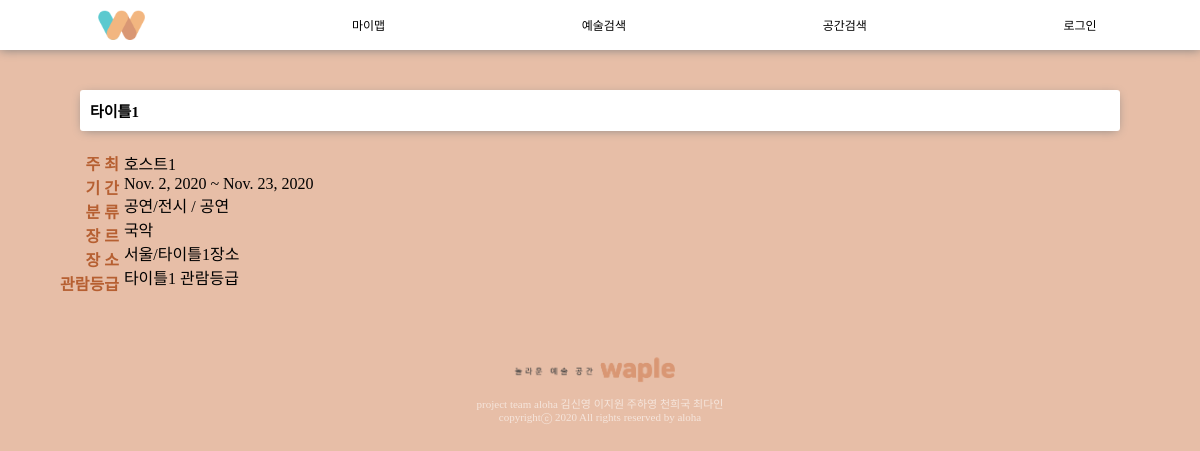
Screenshot of /subapp/detail/1 with the database file from the repository.
### subapp/models.py (models this page shows, shortened)
class PerformanceDB(models.Model):
    artinfo = models.ForeignKey(
        ArtInfoDB, on_delete=models.CASCADE, related_name='performance')
    cl = models.CharField(max_length=10) #소분류
    genre = models.CharField(max_length=10)
    place = models.CharField(max_length=30)
    Vrate = models.CharField(max_length=50, null=True) #관람등급 view rate

class ArtInfoDB(models.Model):
    title = models.CharField(max_length=30)
    host = models.CharField(max_length=30)
    region = models.CharField(max_length=10)
    category = models.CharField(max_length=10)
    start_date = models.DateField(null=True, auto_now=False, auto_now_add=False)
    end_date = models.DateField(null=True, auto_now=False, auto_now_add=False)

### subapp/views.py (the view)
# urls.py: path('detail/<int:content_pk>', views.detail, name='detail'),
def detail(request, content_pk):
    context={}
    Aitem = None
    Bitem = None
    contentt = ArtInfoDB.objects.get(pk = content_pk)
    if contentt.category == '공연/전시' :
        Aitem = PerformanceDB.objects.get(artinfo_id=content_pk)
    elif contentt.category == '축제/행사':
        Bitem = FestivalDB.objects.get(artinfo_id=content_pk)
    else : #'미술작품/건축물'
        item = ArtWorkDB.objects.get(artinfo_id=content_pk)
    context['Aitem'] = Aitem
    context['Bitem'] = Bitem
    return render(request, 'subapp/detail.html', context)

### subapp/templates/subapp/detail.html (shortened to what this page needs)
{% extends 'base.html' %}
{% load static %}
{% block style %}
    <link rel="stylesheet" href="{% static 'subapp/detail.css' %}" type='text/css'>
{% endblock %}
{% block content %}
    <div id='contents'>
        {% if Aitem  %}
        <div id='place'>
            <h4> {{ Aitem.artinfo.title }} </h4>
        </div>
        <div id='container1'>
            <div id='container2'>
                주 최<br>
                기 간<br>
                분 류<br>
                장 르<br>
                장 소<br>
                관람등급<br>
            </div>
            <div id='container3'>
                {{ Aitem.artinfo.host }} <br>
                {{ Aitem.artinfo.start_date }} ~ {{ Aitem.artinfo.end_date }} <br>
                {{Aitem.artinfo.category}} / {{ Aitem.cl }} <br>
                {{ Aitem.genre }} <br>
                {{Aitem.artinfo.region}}/{{ Aitem.place }} <br>
                {{Aitem.Vrate}} <br>
            </div>
        </div>
        {% endif %}
    </div>
{% endblock %}

### static/base.css (style rules this page uses)
body { margin: 0px; background-color: rgb(231, 190, 167); font-family: 'SCDream'; }

### subapp/static/subapp/detail.css (style rules this page uses)
h4 { margin: 0%; }
#place { width: 85%; background-color: white; margin-left: auto; margin-right: auto; margin-bottom: 20px; margin-top: 40px; border-radius: 3px; padding: 10px; box-shadow: 0 2px 10px -3px gray; font-size: 15px; }
#container1 { display: flex; margin-left: 5%; }
#container2 { font-weight: 700; text-align: right; margin-right: 5px; color: rgb(182, 95, 49); }
#container3 { font-weight: 300; }

### rows the page displays
PerformanceDB: artinfo "타이틀1", artinfo.host "호스트1", artinfo.start_date "Nov. 2, 2020", artinfo.end_date "Nov. 23, 2020", artinfo.category "공연/전시", cl "공연", genre "국악", artinfo.region "서울", place "타이틀1장소", Vrate "타이틀1 관람등급"
